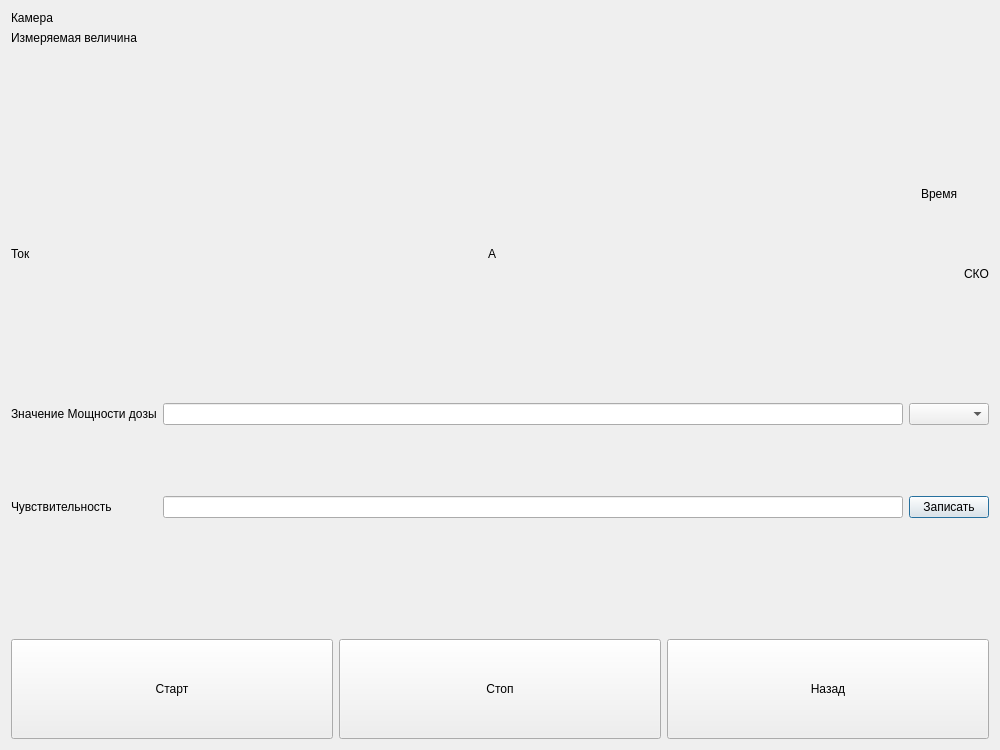
<?xml version="1.0" encoding="UTF-8"?>
<ui version="4.0">
 <class>Gamma_IK_verify</class>
 <widget class="QDialog" name="Gamma_IK_verify">
  <property name="geometry">
   <rect>
    <x>0</x>
    <y>0</y>
    <width>1000</width>
    <height>750</height>
   </rect>
  </property>
  <property name="windowTitle">
   <string>Dialog</string>
  </property>
  <layout class="QVBoxLayout" name="verticalLayout_3">
   <item>
    <widget class="QLabel" name="label_5">
     <property name="text">
      <string>Камера</string>
     </property>
    </widget>
   </item>
   <item>
    <widget class="QLabel" name="label_8">
     <property name="text">
      <string>Измеряемая величина</string>
     </property>
    </widget>
   </item>
   <item>
    <spacer name="verticalSpacer_5">
     <property name="orientation">
      <enum>Qt::Vertical</enum>
     </property>
     <property name="sizeHint" stdset="0">
      <size>
       <width>20</width>
       <height>68</height>
      </size>
     </property>
    </spacer>
   </item>
   <item>
    <layout class="QHBoxLayout" name="horizontalLayout_5">
     <item>
      <layout class="QVBoxLayout" name="verticalLayout">
       <item>
        <layout class="QHBoxLayout" name="horizontalLayout_3">
         <item>
          <spacer name="horizontalSpacer">
           <property name="orientation">
            <enum>Qt::Horizontal</enum>
           </property>
           <property name="sizeHint" stdset="0">
            <size>
             <width>40</width>
             <height>20</height>
            </size>
           </property>
          </spacer>
         </item>
         <item>
          <widget class="QLabel" name="label_3">
           <property name="sizePolicy">
            <sizepolicy hsizetype="Preferred" vsizetype="Minimum">
             <horstretch>0</horstretch>
             <verstretch>0</verstretch>
            </sizepolicy>
           </property>
           <property name="text">
            <string>Время</string>
           </property>
          </widget>
         </item>
        </layout>
       </item>
       <item>
        <layout class="QHBoxLayout" name="horizontalLayout_2">
         <item>
          <widget class="QLabel" name="label">
           <property name="text">
            <string>Ток</string>
           </property>
          </widget>
         </item>
         <item>
          <widget class="QLabel" name="label_2">
           <property name="text">
            <string>А</string>
           </property>
          </widget>
         </item>
        </layout>
       </item>
      </layout>
     </item>
     <item>
      <layout class="QVBoxLayout" name="verticalLayout_2">
       <item>
        <spacer name="verticalSpacer">
         <property name="orientation">
          <enum>Qt::Vertical</enum>
         </property>
         <property name="sizeHint" stdset="0">
          <size>
           <width>20</width>
           <height>40</height>
          </size>
         </property>
        </spacer>
       </item>
       <item>
        <layout class="QHBoxLayout" name="horizontalLayout_4">
         <item>
          <widget class="QLabel" name="label_4">
           <property name="text">
            <string>СКО</string>
           </property>
          </widget>
         </item>
        </layout>
       </item>
      </layout>
     </item>
    </layout>
   </item>
   <item>
    <spacer name="verticalSpacer_2">
     <property name="orientation">
      <enum>Qt::Vertical</enum>
     </property>
     <property name="sizeHint" stdset="0">
      <size>
       <width>20</width>
       <height>68</height>
      </size>
     </property>
    </spacer>
   </item>
   <item>
    <layout class="QGridLayout" name="gridLayout">
     <item row="0" column="1">
      <widget class="QLineEdit" name="lineEdit"/>
     </item>
     <item row="0" column="0">
      <widget class="QLabel" name="label_6">
       <property name="text">
        <string>Значение Мощности дозы</string>
       </property>
      </widget>
     </item>
     <item row="2" column="0">
      <widget class="QLabel" name="label_7">
       <property name="text">
        <string>Чувствительность</string>
       </property>
      </widget>
     </item>
     <item row="0" column="2">
      <widget class="QComboBox" name="comboBox"/>
     </item>
     <item row="2" column="2">
      <widget class="QPushButton" name="pushButton_4">
       <property name="text">
        <string>Записать</string>
       </property>
      </widget>
     </item>
     <item row="2" column="1">
      <widget class="QLineEdit" name="lineEdit_2"/>
     </item>
     <item row="1" column="1">
      <spacer name="verticalSpacer_4">
       <property name="orientation">
        <enum>Qt::Vertical</enum>
       </property>
       <property name="sizeHint" stdset="0">
        <size>
         <width>20</width>
         <height>40</height>
        </size>
       </property>
      </spacer>
     </item>
    </layout>
   </item>
   <item>
    <spacer name="verticalSpacer_3">
     <property name="orientation">
      <enum>Qt::Vertical</enum>
     </property>
     <property name="sizeHint" stdset="0">
      <size>
       <width>20</width>
       <height>67</height>
      </size>
     </property>
    </spacer>
   </item>
   <item>
    <layout class="QHBoxLayout" name="horizontalLayout">
     <item>
      <widget class="QPushButton" name="pushButton_2">
       <property name="sizePolicy">
        <sizepolicy hsizetype="Minimum" vsizetype="Maximum">
         <horstretch>0</horstretch>
         <verstretch>0</verstretch>
        </sizepolicy>
       </property>
       <property name="minimumSize">
        <size>
         <width>0</width>
         <height>100</height>
        </size>
       </property>
       <property name="text">
        <string>Старт</string>
       </property>
      </widget>
     </item>
     <item>
      <widget class="QPushButton" name="pushButton_3">
       <property name="sizePolicy">
        <sizepolicy hsizetype="Minimum" vsizetype="Maximum">
         <horstretch>0</horstretch>
         <verstretch>0</verstretch>
        </sizepolicy>
       </property>
       <property name="minimumSize">
        <size>
         <width>0</width>
         <height>100</height>
        </size>
       </property>
       <property name="text">
        <string>Стоп</string>
       </property>
      </widget>
     </item>
     <item>
      <widget class="QPushButton" name="pushButton">
       <property name="sizePolicy">
        <sizepolicy hsizetype="Minimum" vsizetype="Maximum">
         <horstretch>0</horstretch>
         <verstretch>0</verstretch>
        </sizepolicy>
       </property>
       <property name="minimumSize">
        <size>
         <width>0</width>
         <height>100</height>
        </size>
       </property>
       <property name="text">
        <string>Назад</string>
       </property>
      </widget>
     </item>
    </layout>
   </item>
  </layout>
 </widget>
 <resources/>
 <connections/>
</ui>
